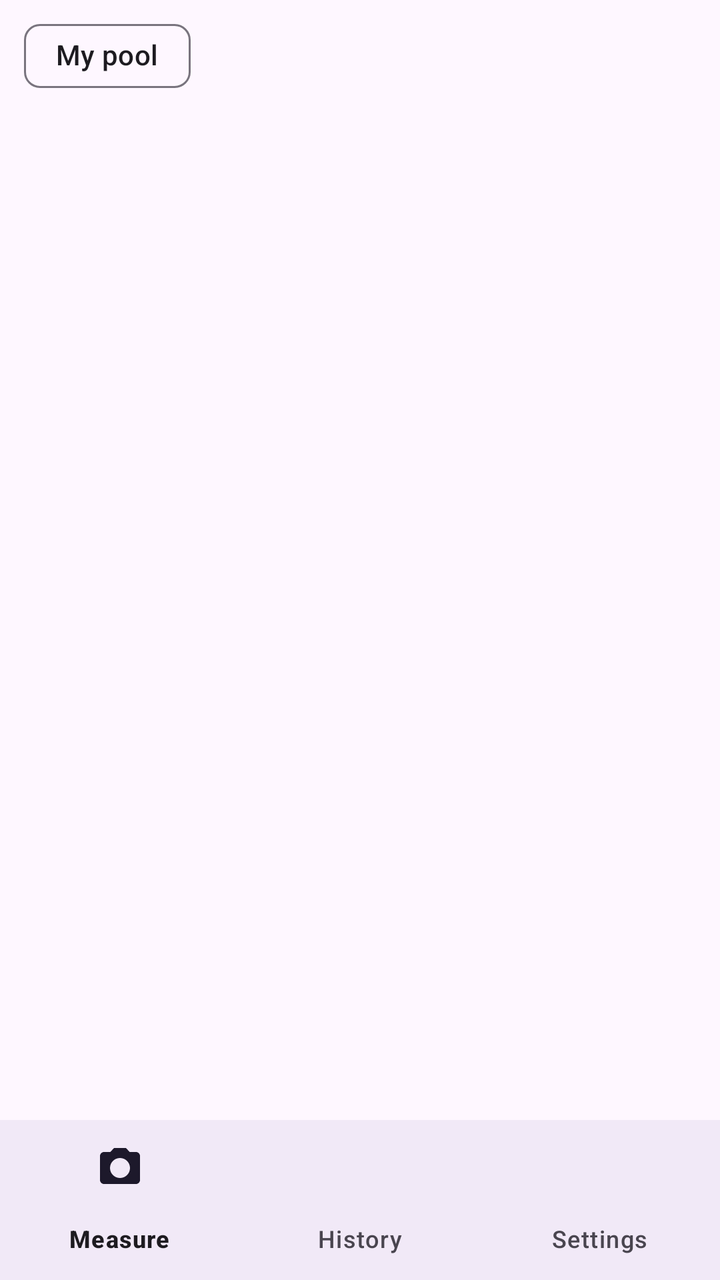
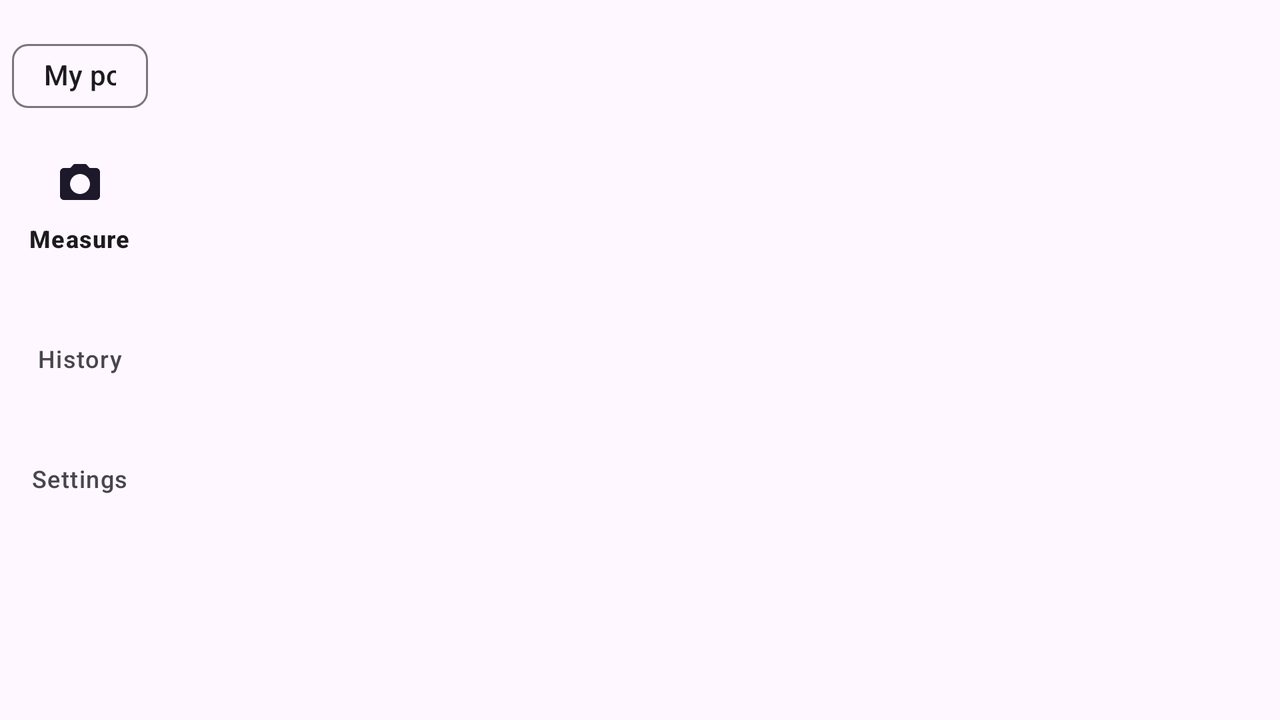

An Android layout and its configuration variant, each rendered on a device that would load it. The default file and the variant file are quoted in full after the pictures.
<!-- AndroidManifest.xml: application theme Theme.PoolWaterTester -->
<!-- res/layout/activity_main.xml -->
<?xml version="1.0" encoding="utf-8"?>
<androidx.constraintlayout.widget.ConstraintLayout xmlns:android="http://schemas.android.com/apk/res/android"
    xmlns:app="http://schemas.android.com/apk/res-auto"
    android:id="@+id/main"
    android:layout_width="match_parent"
    android:layout_height="match_parent">

    <LinearLayout
        android:id="@+id/topBar"
        android:layout_width="0dp"
        android:layout_height="wrap_content"
        android:orientation="horizontal"
        android:gravity="center_vertical"
        android:paddingStart="12dp"
        android:paddingEnd="12dp"
        android:paddingTop="4dp"
        android:paddingBottom="4dp"
        android:background="?attr/colorSurface"
        app:layout_constraintTop_toTopOf="parent"
        app:layout_constraintStart_toStartOf="parent"
        app:layout_constraintEnd_toEndOf="parent">

        <com.google.android.material.chip.Chip
            android:id="@+id/profileChip"
            android:layout_width="wrap_content"
            android:layout_height="wrap_content"
            android:text="@string/profile_default_name"
            app:chipIcon="@drawable/ic_nav_settings"
            app:chipIconVisible="true"
            app:chipIconSize="16dp" />

    </LinearLayout>

    <androidx.fragment.app.FragmentContainerView
        android:id="@+id/navHost"
        android:layout_width="0dp"
        android:layout_height="0dp"
        app:layout_constraintTop_toBottomOf="@id/topBar"
        app:layout_constraintStart_toStartOf="parent"
        app:layout_constraintEnd_toEndOf="parent"
        app:layout_constraintBottom_toTopOf="@id/bottomNav" />

    <com.google.android.material.bottomnavigation.BottomNavigationView
        android:id="@+id/bottomNav"
        android:layout_width="0dp"
        android:layout_height="wrap_content"
        android:background="?attr/colorSurface"
        app:menu="@menu/bottom_nav"
        app:labelVisibilityMode="labeled"
        app:layout_constraintStart_toStartOf="parent"
        app:layout_constraintEnd_toEndOf="parent"
        app:layout_constraintBottom_toBottomOf="parent" />

</androidx.constraintlayout.widget.ConstraintLayout>
<!-- resources referenced by this layout -->
<resources>
  <string name="profile_default_name">My pool</string>
  <style name="Theme.PoolWaterTester" parent="Base.Theme.PoolWaterTester" />
  <style name="Base.Theme.PoolWaterTester" parent="Theme.Material3.DayNight.NoActionBar">
          
          
      </style>
</resources>
<!-- res/layout-land/activity_main.xml (the repository's variant of the layout above) -->
<!-- drawn on the phone turned sideways -->
<?xml version="1.0" encoding="utf-8"?>
<androidx.constraintlayout.widget.ConstraintLayout xmlns:android="http://schemas.android.com/apk/res/android"
    xmlns:app="http://schemas.android.com/apk/res-auto"
    android:id="@+id/main"
    android:layout_width="match_parent"
    android:layout_height="match_parent">

    
    <LinearLayout
        android:id="@+id/topBar"
        android:layout_width="0dp"
        android:layout_height="0dp"
        android:visibility="gone"
        app:layout_constraintTop_toTopOf="parent"
        app:layout_constraintStart_toStartOf="parent" />

    <com.google.android.material.navigationrail.NavigationRailView
        android:id="@+id/bottomNav"
        android:layout_width="wrap_content"
        android:layout_height="0dp"
        android:background="?attr/colorSurface"
        app:menu="@menu/bottom_nav"
        app:headerLayout="@layout/nav_rail_header"
        app:labelVisibilityMode="labeled"
        app:layout_constraintTop_toTopOf="parent"
        app:layout_constraintStart_toStartOf="parent"
        app:layout_constraintBottom_toBottomOf="parent" />

    <androidx.fragment.app.FragmentContainerView
        android:id="@+id/navHost"
        android:layout_width="0dp"
        android:layout_height="0dp"
        app:layout_constraintTop_toTopOf="parent"
        app:layout_constraintStart_toEndOf="@id/bottomNav"
        app:layout_constraintEnd_toEndOf="parent"
        app:layout_constraintBottom_toBottomOf="parent" />

</androidx.constraintlayout.widget.ConstraintLayout>
<!-- res/layout/nav_rail_header.xml (included above) -->
<?xml version="1.0" encoding="utf-8"?>
<FrameLayout xmlns:android="http://schemas.android.com/apk/res/android"
    android:layout_width="wrap_content"
    android:layout_height="wrap_content"
    android:padding="6dp">

    
    <com.google.android.material.chip.Chip
        android:id="@+id/profileChip"
        android:layout_width="wrap_content"
        android:layout_height="wrap_content"
        android:text="@string/profile_default_name"
        app:chipIcon="@drawable/ic_nav_settings"
        app:chipIconVisible="true"
        app:chipIconSize="16dp"
        xmlns:app="http://schemas.android.com/apk/res-auto" />

</FrameLayout>
